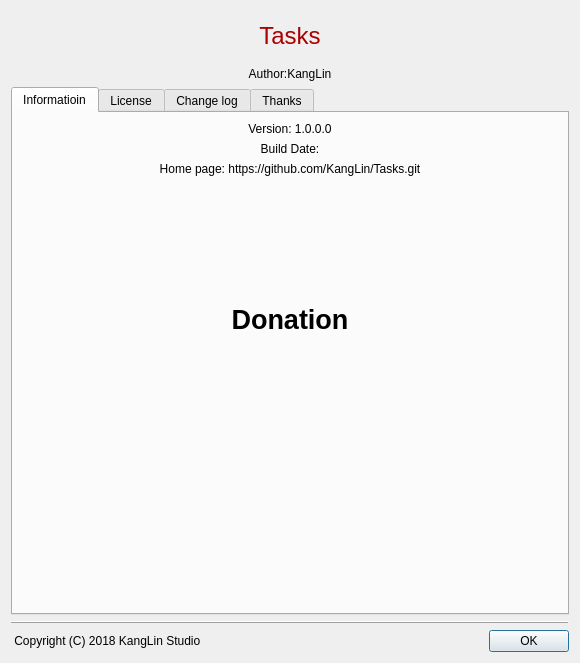
<?xml version="1.0" encoding="UTF-8"?>
<ui version="4.0">
 <class>CDlgAbout</class>
 <widget class="QDialog" name="CDlgAbout">
  <property name="geometry">
   <rect>
    <x>0</x>
    <y>0</y>
    <width>580</width>
    <height>663</height>
   </rect>
  </property>
  <property name="sizePolicy">
   <sizepolicy hsizetype="Expanding" vsizetype="Expanding">
    <horstretch>0</horstretch>
    <verstretch>0</verstretch>
   </sizepolicy>
  </property>
  <property name="windowTitle">
   <string>About</string>
  </property>
  <layout class="QGridLayout" name="gridLayout">
   <item row="3" column="0">
    <widget class="QFrame" name="frame">
     <property name="frameShape">
      <enum>QFrame::HLine</enum>
     </property>
     <property name="frameShadow">
      <enum>QFrame::Raised</enum>
     </property>
    </widget>
   </item>
   <item row="2" column="0">
    <widget class="QTabWidget" name="tabWidget">
     <property name="sizePolicy">
      <sizepolicy hsizetype="Expanding" vsizetype="Expanding">
       <horstretch>0</horstretch>
       <verstretch>0</verstretch>
      </sizepolicy>
     </property>
     <property name="styleSheet">
      <string notr="true"/>
     </property>
     <property name="currentIndex">
      <number>0</number>
     </property>
     <widget class="QWidget" name="Information">
      <property name="sizePolicy">
       <sizepolicy hsizetype="Preferred" vsizetype="Expanding">
        <horstretch>0</horstretch>
        <verstretch>0</verstretch>
       </sizepolicy>
      </property>
      <attribute name="title">
       <string>Informatioin</string>
      </attribute>
      <layout class="QGridLayout" name="gridLayout_5">
       <item row="3" column="0">
        <spacer name="verticalSpacer">
         <property name="orientation">
          <enum>Qt::Vertical</enum>
         </property>
         <property name="sizeHint" stdset="0">
          <size>
           <width>20</width>
           <height>40</height>
          </size>
         </property>
        </spacer>
       </item>
       <item row="0" column="0">
        <widget class="QLabel" name="lbVersion">
         <property name="sizePolicy">
          <sizepolicy hsizetype="Expanding" vsizetype="Preferred">
           <horstretch>0</horstretch>
           <verstretch>0</verstretch>
          </sizepolicy>
         </property>
         <property name="text">
          <string>Version: 1.0.0.0</string>
         </property>
         <property name="textFormat">
          <enum>Qt::PlainText</enum>
         </property>
         <property name="alignment">
          <set>Qt::AlignCenter</set>
         </property>
         <property name="wordWrap">
          <bool>true</bool>
         </property>
        </widget>
       </item>
       <item row="1" column="0">
        <widget class="QLabel" name="lbDate">
         <property name="sizePolicy">
          <sizepolicy hsizetype="Expanding" vsizetype="Preferred">
           <horstretch>0</horstretch>
           <verstretch>0</verstretch>
          </sizepolicy>
         </property>
         <property name="text">
          <string>Build Date:</string>
         </property>
         <property name="alignment">
          <set>Qt::AlignCenter</set>
         </property>
         <property name="wordWrap">
          <bool>true</bool>
         </property>
        </widget>
       </item>
       <item row="2" column="0">
        <widget class="QLabel" name="lbHome">
         <property name="sizePolicy">
          <sizepolicy hsizetype="Expanding" vsizetype="Preferred">
           <horstretch>0</horstretch>
           <verstretch>0</verstretch>
          </sizepolicy>
         </property>
         <property name="text">
          <string>Home page: https://github.com/KangLin/Tasks.git</string>
         </property>
         <property name="alignment">
          <set>Qt::AlignCenter</set>
         </property>
         <property name="wordWrap">
          <bool>true</bool>
         </property>
         <property name="openExternalLinks">
          <bool>true</bool>
         </property>
        </widget>
       </item>
       <item row="6" column="0">
        <layout class="QHBoxLayout" name="horizontalLayout_3">
         <item>
          <spacer name="horizontalSpacer_11">
           <property name="orientation">
            <enum>Qt::Horizontal</enum>
           </property>
           <property name="sizeHint" stdset="0">
            <size>
             <width>40</width>
             <height>20</height>
            </size>
           </property>
          </spacer>
         </item>
         <item>
          <layout class="QVBoxLayout" name="verticalLayout_2">
           <item>
            <widget class="QLabel" name="label_6">
             <property name="sizePolicy">
              <sizepolicy hsizetype="Preferred" vsizetype="Preferred">
               <horstretch>0</horstretch>
               <verstretch>0</verstretch>
              </sizepolicy>
             </property>
             <property name="text">
              <string/>
             </property>
             <property name="pixmap">
              <pixmap resource="../Resource/Resource.qrc">:/icon/Contribute</pixmap>
             </property>
             <property name="scaledContents">
              <bool>true</bool>
             </property>
             <property name="alignment">
              <set>Qt::AlignCenter</set>
             </property>
             <property name="wordWrap">
              <bool>false</bool>
             </property>
            </widget>
           </item>
          </layout>
         </item>
         <item>
          <spacer name="horizontalSpacer_12">
           <property name="orientation">
            <enum>Qt::Horizontal</enum>
           </property>
           <property name="sizeHint" stdset="0">
            <size>
             <width>40</width>
             <height>20</height>
            </size>
           </property>
          </spacer>
         </item>
        </layout>
       </item>
       <item row="7" column="0">
        <spacer name="verticalSpacer_2">
         <property name="orientation">
          <enum>Qt::Vertical</enum>
         </property>
         <property name="sizeHint" stdset="0">
          <size>
           <width>20</width>
           <height>40</height>
          </size>
         </property>
        </spacer>
       </item>
       <item row="4" column="0">
        <widget class="QLabel" name="label_2">
         <property name="font">
          <font>
           <pointsize>20</pointsize>
           <weight>75</weight>
           <bold>true</bold>
          </font>
         </property>
         <property name="text">
          <string>Donation</string>
         </property>
         <property name="alignment">
          <set>Qt::AlignCenter</set>
         </property>
        </widget>
       </item>
       <item row="5" column="0">
        <spacer name="verticalSpacer_3">
         <property name="orientation">
          <enum>Qt::Vertical</enum>
         </property>
         <property name="sizeHint" stdset="0">
          <size>
           <width>20</width>
           <height>40</height>
          </size>
         </property>
        </spacer>
       </item>
      </layout>
     </widget>
     <widget class="QWidget" name="License">
      <attribute name="title">
       <string>License</string>
      </attribute>
      <layout class="QGridLayout" name="gridLayout_4">
       <item row="0" column="0">
        <widget class="QTextEdit" name="txtLicense">
         <property name="readOnly">
          <bool>true</bool>
         </property>
        </widget>
       </item>
      </layout>
     </widget>
     <widget class="QWidget" name="ChangeLog">
      <attribute name="title">
       <string>Change log</string>
      </attribute>
      <layout class="QGridLayout" name="gridLayout_3">
       <item row="0" column="0">
        <widget class="QTextEdit" name="txtChange">
         <property name="readOnly">
          <bool>true</bool>
         </property>
        </widget>
       </item>
      </layout>
     </widget>
     <widget class="QWidget" name="Thinks">
      <attribute name="title">
       <string>Thanks</string>
      </attribute>
      <layout class="QGridLayout" name="gridLayout_2">
       <item row="0" column="0">
        <widget class="QTextEdit" name="txtThinks">
         <property name="readOnly">
          <bool>true</bool>
         </property>
        </widget>
       </item>
      </layout>
     </widget>
    </widget>
   </item>
   <item row="4" column="0">
    <layout class="QHBoxLayout" name="horizontalLayout_2">
     <item>
      <widget class="QLabel" name="lbCopyright">
       <property name="sizePolicy">
        <sizepolicy hsizetype="Expanding" vsizetype="Preferred">
         <horstretch>0</horstretch>
         <verstretch>0</verstretch>
        </sizepolicy>
       </property>
       <property name="text">
        <string> Copyright (C) 2018 KangLin Studio</string>
       </property>
      </widget>
     </item>
     <item>
      <widget class="QPushButton" name="pushButton">
       <property name="text">
        <string>OK</string>
       </property>
      </widget>
     </item>
    </layout>
   </item>
   <item row="1" column="0">
    <widget class="QLabel" name="lbAuthor">
     <property name="text">
      <string>Author:KangLin</string>
     </property>
     <property name="alignment">
      <set>Qt::AlignCenter</set>
     </property>
     <property name="wordWrap">
      <bool>true</bool>
     </property>
    </widget>
   </item>
   <item row="0" column="0">
    <layout class="QHBoxLayout" name="horizontalLayout">
     <item>
      <widget class="QLabel" name="lblLogo">
       <property name="sizePolicy">
        <sizepolicy hsizetype="Preferred" vsizetype="Preferred">
         <horstretch>0</horstretch>
         <verstretch>0</verstretch>
        </sizepolicy>
       </property>
       <property name="minimumSize">
        <size>
         <width>48</width>
         <height>48</height>
        </size>
       </property>
       <property name="textFormat">
        <enum>Qt::PlainText</enum>
       </property>
       <property name="pixmap">
        <pixmap resource="../Resource/Resource.qrc">:/icon/App</pixmap>
       </property>
       <property name="scaledContents">
        <bool>false</bool>
       </property>
       <property name="alignment">
        <set>Qt::AlignRight|Qt::AlignTrailing|Qt::AlignVCenter</set>
       </property>
      </widget>
     </item>
     <item>
      <widget class="QLabel" name="lblName">
       <property name="sizePolicy">
        <sizepolicy hsizetype="Preferred" vsizetype="Preferred">
         <horstretch>0</horstretch>
         <verstretch>0</verstretch>
        </sizepolicy>
       </property>
       <property name="minimumSize">
        <size>
         <width>0</width>
         <height>50</height>
        </size>
       </property>
       <property name="palette">
        <palette>
         <active>
          <colorrole role="WindowText">
           <brush brushstyle="SolidPattern">
            <color alpha="255">
             <red>170</red>
             <green>0</green>
             <blue>0</blue>
            </color>
           </brush>
          </colorrole>
         </active>
         <inactive>
          <colorrole role="WindowText">
           <brush brushstyle="SolidPattern">
            <color alpha="255">
             <red>170</red>
             <green>0</green>
             <blue>0</blue>
            </color>
           </brush>
          </colorrole>
         </inactive>
         <disabled>
          <colorrole role="WindowText">
           <brush brushstyle="SolidPattern">
            <color alpha="255">
             <red>120</red>
             <green>120</green>
             <blue>120</blue>
            </color>
           </brush>
          </colorrole>
         </disabled>
        </palette>
       </property>
       <property name="font">
        <font>
         <pointsize>18</pointsize>
        </font>
       </property>
       <property name="text">
        <string>Tasks</string>
       </property>
       <property name="alignment">
        <set>Qt::AlignCenter</set>
       </property>
      </widget>
     </item>
     <item>
      <widget class="QLabel" name="lblLogo_2">
       <property name="sizePolicy">
        <sizepolicy hsizetype="Preferred" vsizetype="Preferred">
         <horstretch>0</horstretch>
         <verstretch>0</verstretch>
        </sizepolicy>
       </property>
       <property name="minimumSize">
        <size>
         <width>48</width>
         <height>48</height>
        </size>
       </property>
       <property name="textFormat">
        <enum>Qt::PlainText</enum>
       </property>
       <property name="pixmap">
        <pixmap resource="../Resource/Resource.qrc">:/icon/App</pixmap>
       </property>
       <property name="scaledContents">
        <bool>false</bool>
       </property>
       <property name="alignment">
        <set>Qt::AlignLeading|Qt::AlignLeft|Qt::AlignVCenter</set>
       </property>
      </widget>
     </item>
    </layout>
   </item>
  </layout>
 </widget>
 <resources>
  <include location="../Resource/Resource.qrc"/>
 </resources>
 <connections/>
</ui>
